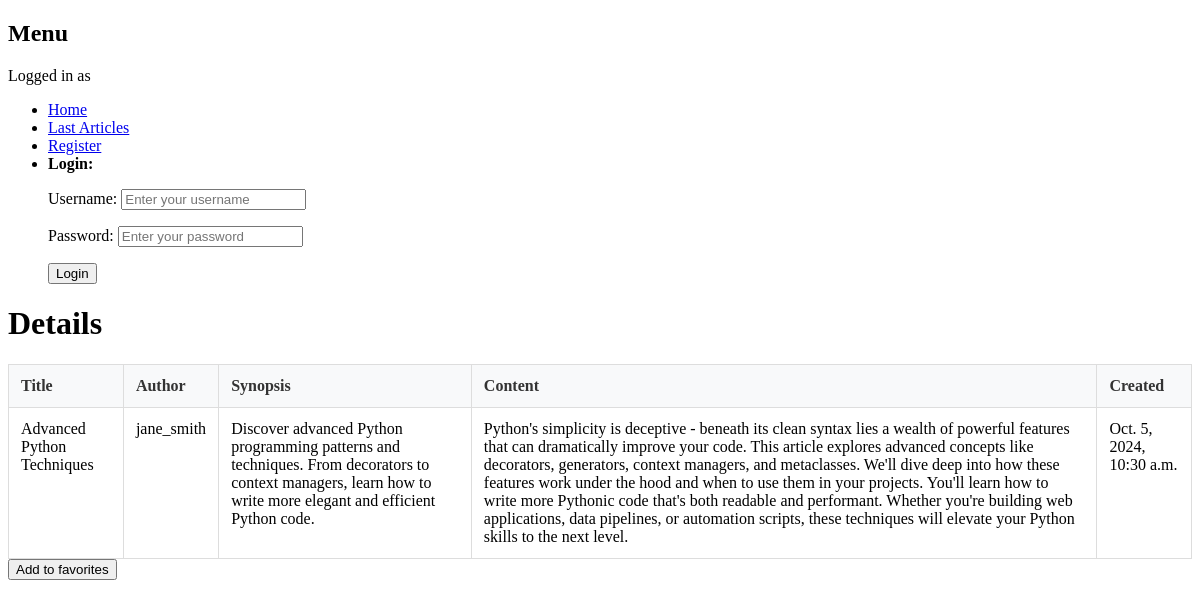
Screenshot of /publications/2/detail/ with the database file from the repository.
### core/models.py (models this page shows, shortened)
class Article(models.Model):
    title = models.CharField(max_length=64, null=False)
    author = models.ForeignKey(User, on_delete=models.CASCADE, null=False)
    created = models.DateTimeField(auto_now_add=True, null=False)
    synopsis = models.CharField(max_length=312, null=False)
    content = models.TextField(null=False)

### ex01/views/publications.py (the view)
class ArticleDetailView(DetailView):
    model = Article
    template_name = "ex01/details.html"
    context_object_name = "article"
    pk_url_kwarg = "article_id"
    def get_context_data(self, **kwargs):
        context = super().get_context_data(**kwargs)
        class AddToFavoriteForm(ModelForm):
            class Meta:
                model = UserFavoriteArticle
                fields = ['article']
                widgets = {
                    'article': HiddenInput()
                }
        form = AddToFavoriteForm(initial={'article': self.object.id})
        context['form'] = form
        return context

### ex00/forms.py (shortened to what this page needs)
class LoginForm(forms.Form):
    username = forms.CharField(
        max_length=150,
        widget=forms.TextInput(attrs={
            'class': 'form-control',
            'placeholder': 'Enter your username',
            'required': True
        })
    )
    password = forms.CharField(
        widget=forms.PasswordInput(attrs={
            'class': 'form-control',
            'placeholder': 'Enter your password',
            'required': True
        })
    )

### ex01/views/publications.py
        class AddToFavoriteForm(ModelForm):
            class Meta:
                model = UserFavoriteArticle
                fields = ['article']
                widgets = {
                    'article': HiddenInput()
                }

### ex03/context_processors.py (called while the page is built)
def login_form_processor(request):
    if not request.user.is_authenticated:
        return {'login_form': LoginForm()}
    return {}

### templates/ex01/details.html (shortened to what this page needs)
{% extends 'base.html' %}
{% block content %}
<div class="container">
    <h1>Details</h1>
    <table>
        <thead>
            <tr>
                <th>Title</th>
                <th>Author</th>
                <th>Synopsis</th>
                <th>Content</th>
                <th>Created</th>
            </tr>
        </thead>
        <tbody>
            <tr>
                <td>{{ article.title }}</td>
                <td>{{ article.author }}</td>
                <td>{{ article.synopsis }}</td>
                <td>{{ article.content }}</td>
                <td>{{ article.created }}</td>
            </tr>
        </tbody>
    </table>
    <div class="add-to-favorite-container">
        <form action="{% url 'add_to_favorite' article.id %}" method="POST">
            <button type="submit">Add to favorites</button>
        </form>
    </div>
</div>
{% endblock %}

### templates/ex01/details.html (style rules this page uses)
table { width: 100%; border-collapse: collapse; margin-top: 20px; }
th, td { border: 1px solid #ddd; padding: 12px; text-align: left; vertical-align: top; }
th { background-color: #f8f9fa; font-weight: bold; color: #333; }
.add-to-favorite-container { margin: 'auto'; }

### rows the page displays
Article: title "Advanced Python Techniques", author "jane_smith", synopsis "Discover advanced Python programming patterns and techniques. From decorators to context managers, learn how to write more elegant and efficient Python code.", content "Python's simplicity is deceptive - beneath its clean syntax lies a wealth of powerful features that can dramatically improve your code. This article explores advanced concepts like decorators, generators, context managers, and metaclasses. We'll dive deep into how these features work under the hood and when to use them in your projects. You'll learn how to write more Pythonic code that's both readable and performant. Whether you're building web applications, data pipelines, or automation scripts, these techniques will elevate your Python skills to the next level.", created "Oct. 5, 2024, 10:30 a.m."
